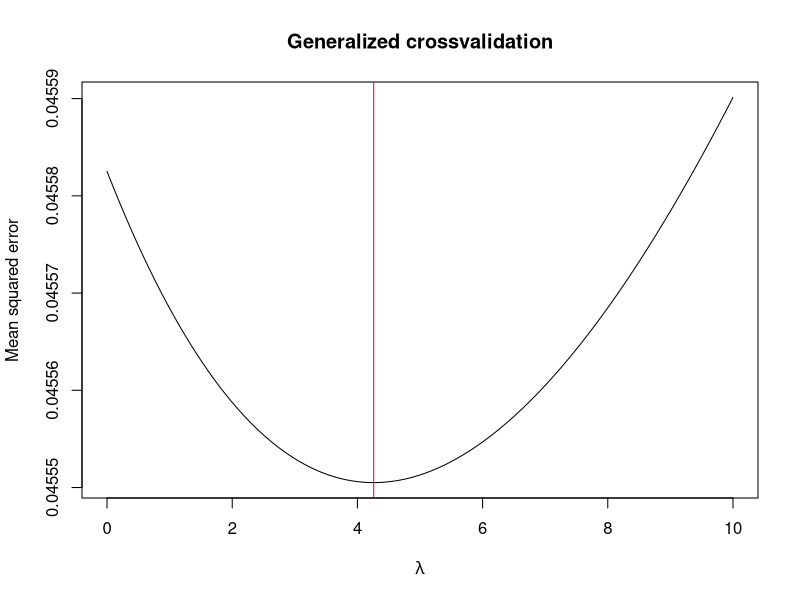
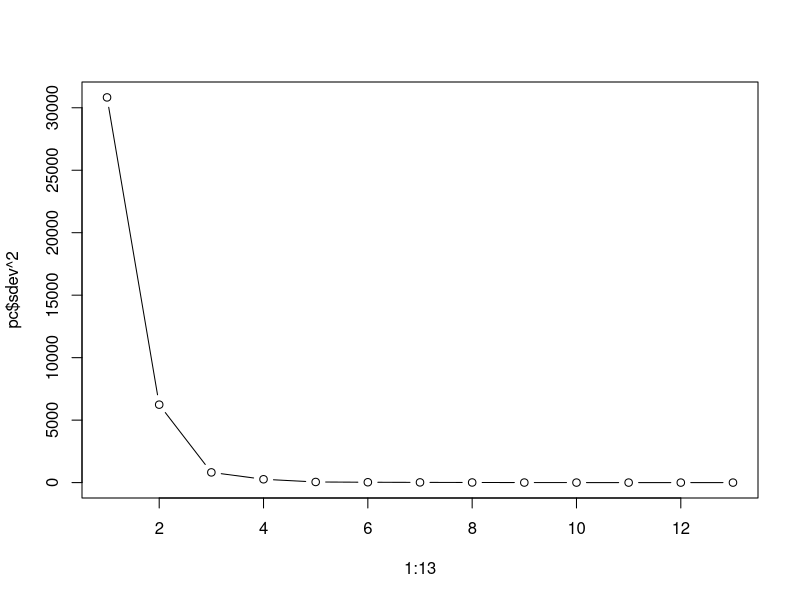
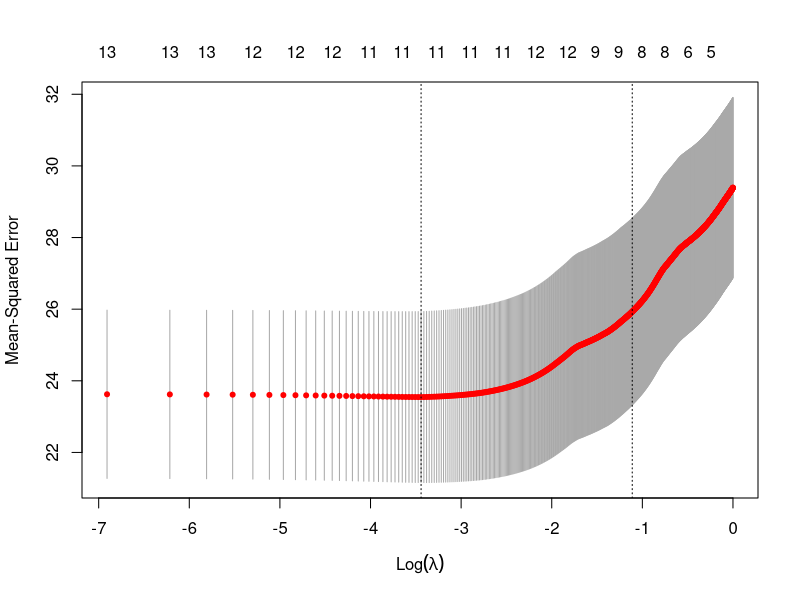
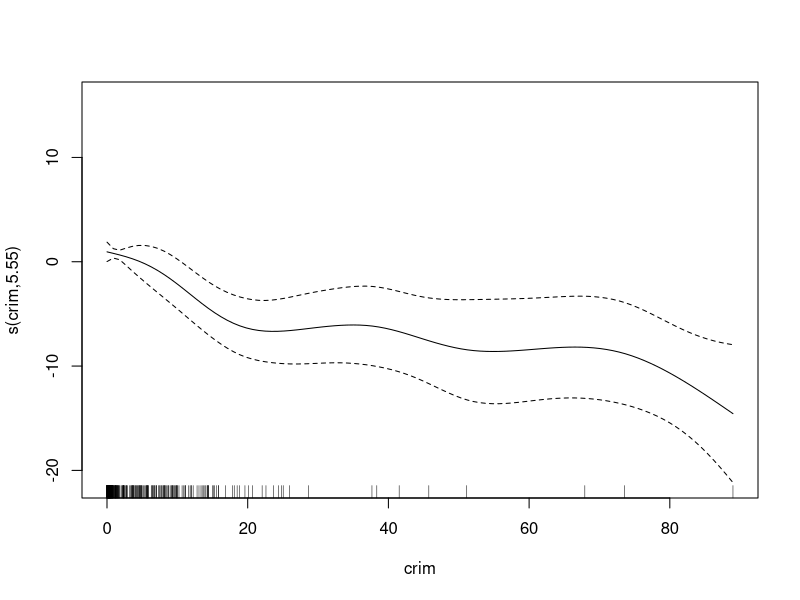
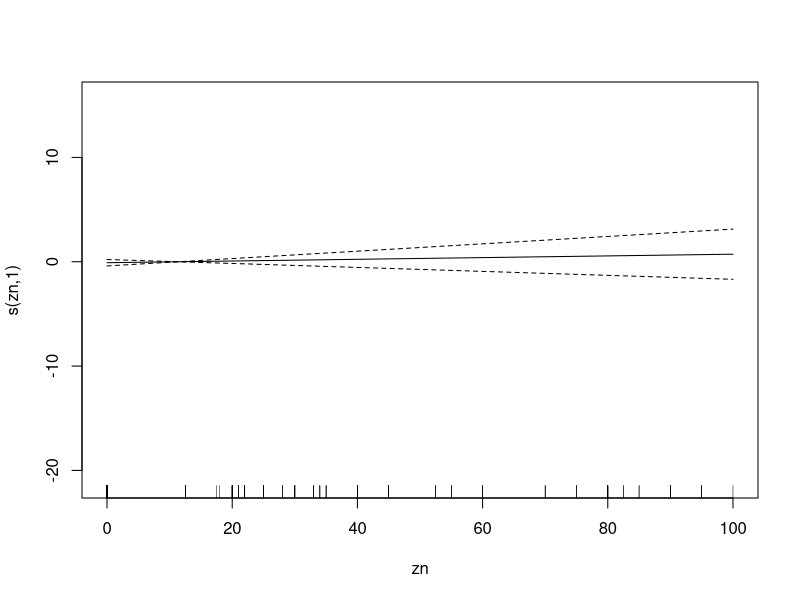
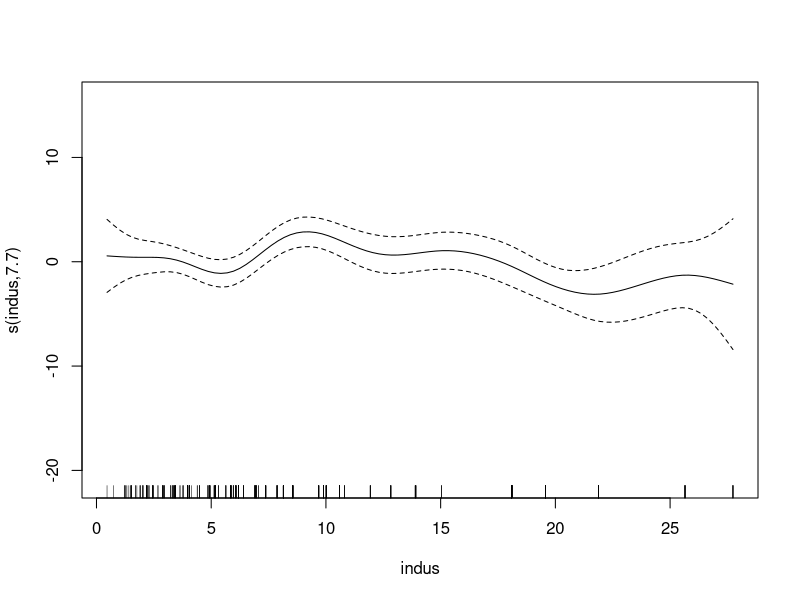
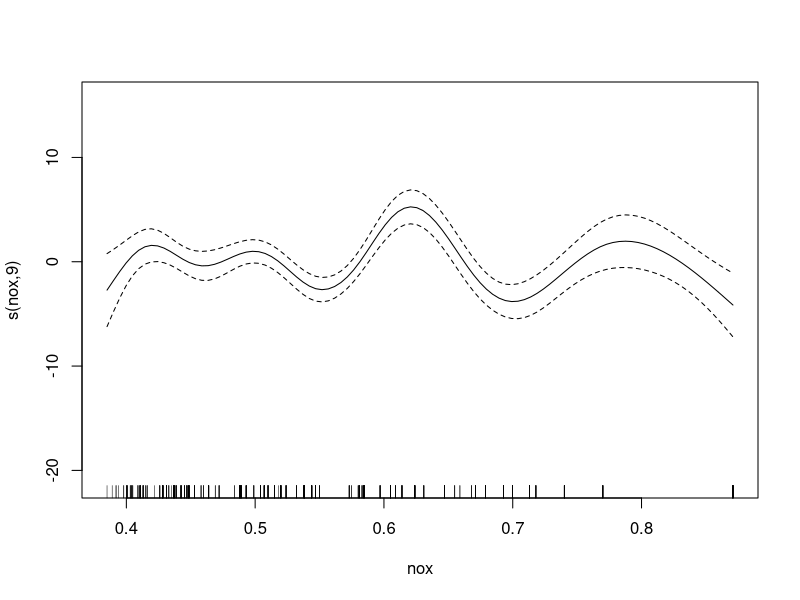
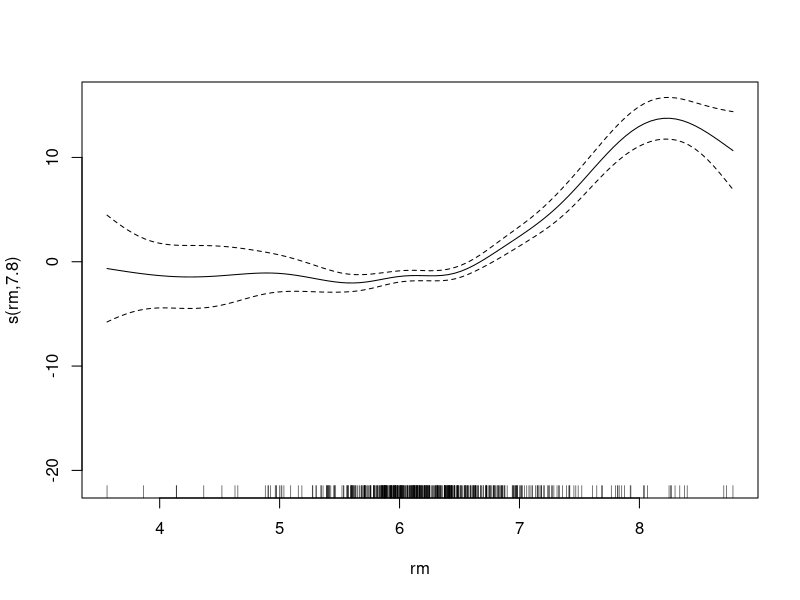

R code for these plots, in order:
## -----------------------------------------------------------------------------------------------------
library("MASS")
## a
lmfull <- lm(medv~., data=Boston)
summary(lmfull)
#
lmaic <- stepAIC(lmfull, direction="backward")
summary(lmaic)
lmbic <- stepAIC(lmfull, direction="backward", k=log(nrow(Boston)))
summary(lmbic)
lmaic
lmbic
## b 
lmridge <- lm.ridge(medv~., data=Boston, lambda=seq(0, 10, 0.01))
select(lmridge)
#
plot(lmridge$lambda, lmridge$GCV, type="l", xlab=expression(lambda), ylab="Mean squared error", main="Generalized crossvalidation")
abline(v=lmridge$lambda[which.min(lmridge$GCV)], col="red")
lm.ridge(medv~., data=Boston, lambda=4.26)
## c
pc <- princomp(Boston[,-14])
pcd <- data.frame(medv=Boston$medv, pc$score)
plot(1:13, pc$sdev^2, type="b")

lmpc <- lm(medv~., data=pcd)
summary(lmpc)
## d
library("glmnet")
x <- as.matrix(Boston[,-14])
y <- Boston[,14]
lmlasso <- cv.glmnet(x, y, lambda=seq(0, 1, 0.001))
plot(lmlasso)
lmlasso$lambda.min
lmlasso$lambda.1se
coef(lmlasso, s="lambda.1se")
## e
library("mgcv")
am <- gam(medv~s(crim)+s(zn)+s(indus)+chas+s(nox)+s(rm)+s(age)+s(dis)+rad+s(tax)+s(ptratio)+s(black)+s(lstat), data=Boston)
summary(am)
opar <- par(mfrow=c(3,4))
on.exit(par(opar))
plot(am)
## f
# ridge excluded
yh <- data.frame(full=predict(lmfull), aic=predict(lmbic), bic=predict(lmbic), pc=predict(lmpc),
                 lasso=predict(lmlasso, newx=x, s="lambda.1se"), am=predict(am))
# R^2
1-colSums((yh-Boston$medv)^2)/sum((Boston$medv-mean(Boston$medv))^2)
